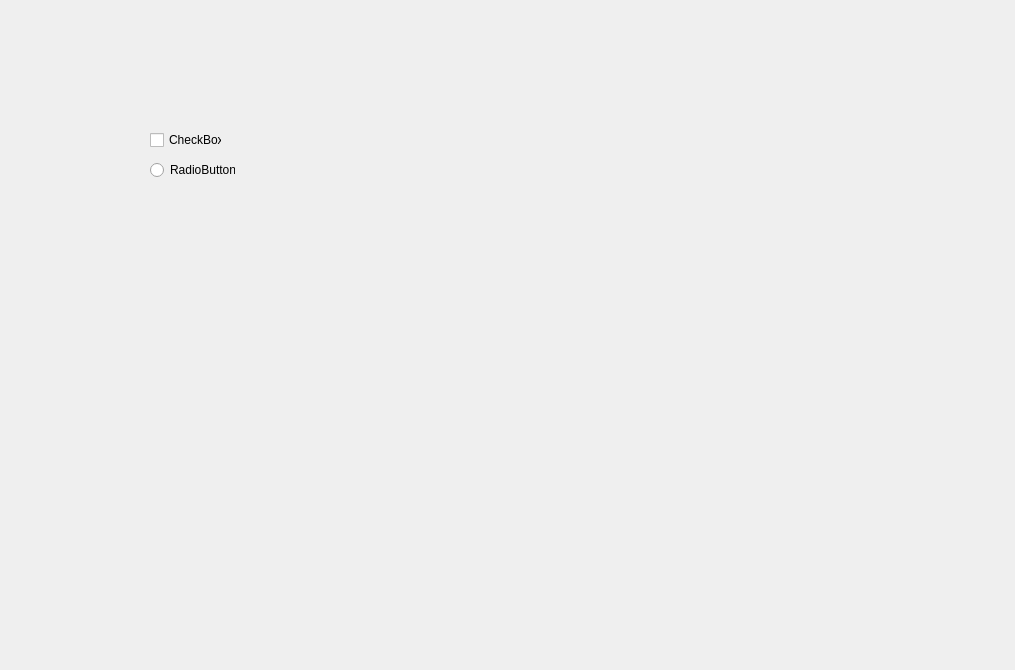
<?xml version="1.0" encoding="UTF-8"?>
<ui version="4.0">
 <class>ParameterSetting</class>
 <widget class="QWidget" name="ParameterSetting">
  <property name="geometry">
   <rect>
    <x>0</x>
    <y>0</y>
    <width>1015</width>
    <height>670</height>
   </rect>
  </property>
  <property name="windowTitle">
   <string>Form</string>
  </property>
  <widget class="QCheckBox" name="checkBox">
   <property name="geometry">
    <rect>
     <x>150</x>
     <y>130</y>
     <width>72</width>
     <height>20</height>
    </rect>
   </property>
   <property name="text">
    <string>CheckBox</string>
   </property>
  </widget>
  <widget class="QRadioButton" name="radioButton">
   <property name="geometry">
    <rect>
     <x>150</x>
     <y>160</y>
     <width>85</width>
     <height>20</height>
    </rect>
   </property>
   <property name="text">
    <string>RadioButton</string>
   </property>
  </widget>
 </widget>
 <resources/>
 <connections/>
</ui>
